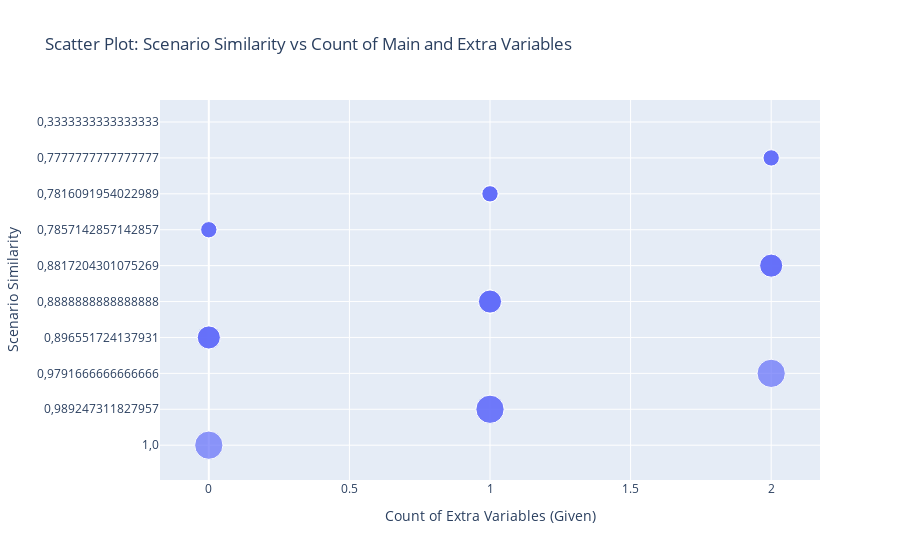

The notebook cell this image was saved under:
### Code cell
# Criando o scatter plot
fig = px.scatter(
    df,
    x='Count_Extra_Var_Given',
    y='Scenario Similarity',
    size='Count_Main_Var_Given',
    title='Scatter Plot: Scenario Similarity vs Count of Main and Extra Variables',
    labels={
        'Count_Main_Var_Given': 'Count of Main Variables (Given)',
        'Scenario Similarity': 'Scenario Similarity',
        'Count_Extra_Var_Given': 'Count of Extra Variables (Given)'
    },
    hover_data=['Count_Extra_Var_Given']
)

# Exibindo o gráfico
fig.show()

### Figure 1 — Plotly figure (JSON) as saved in the notebook; plotly's stock layout.template omitted (floating-point values rounded to 4 significant figures)
{"data": [{"hovertemplate": "Count of Extra Variables (Given)=%{x}<br>Scenario Similarity=%{y}<br>Count of Main Variables (Given)=%{marker.size}<extra></extra>", "legendgroup": "", "marker": {"color": "#636efa", "size": [3, 3, 3, 3, 2, 2, 2, 2, 2, 2, 2, 2, 2, 2, 2, 2, 1, 1, 1, 1, 1, 1, 1, 1, 1, 1, 1, 1, 0, 0, 0], "sizemode": "area", "sizeref": 0.0075, "symbol": "circle"}, "mode": "markers", "name": "", "orientation": "h", "showlegend": false, "type": "scatter", "x": [0, 1, 1, 2, 0, 0, 0, 1, 1, 1, 1, 1, 1, 2, 2, 2, 0, 0, 0, 1, 1, 1, 1, 1, 1, 2, 2, 2, 2, 1, 1], "xaxis": "x", "y": ["1,0", "0,989247311827957", "0,989247311827957", "0,9791666666666666", "0,896551724137931", "0,896551724137931", "0,896551724137931", "0,8888888888888888", "0,8888888888888888", "0,8888888888888888", "0,8888888888888888", "0,8888888888888888", "0,8888888888888888", "0,8817204301075269", "0,8817204301075269", "0,8817204301075269", "0,7857142857142857", "0,7857142857142857", "0,7857142857142857", "0,7816091954022989", "0,7816091954022989", "0,7816091954022989", "0,7816091954022989", "0,7816091954022989", "0,7816091954022989", "0,7777777777777777", "0,7777777777777777", "0,7777777777777777", "0,3333333333333333", "0,3333333333333333", "0,3333333333333333"], "yaxis": "y"}], "layout": {"legend": {"itemsizing": "constant", "tracegroupgap": 0}, "title": {"text": "Scatter Plot: Scenario Similarity vs Count of Main and Extra Variables"}, "xaxis": {"anchor": "y", "domain": [0, 1], "title": {"text": "Count of Extra Variables (Given)"}}, "yaxis": {"anchor": "x", "domain": [0, 1], "title": {"text": "Scenario Similarity"}}}}
